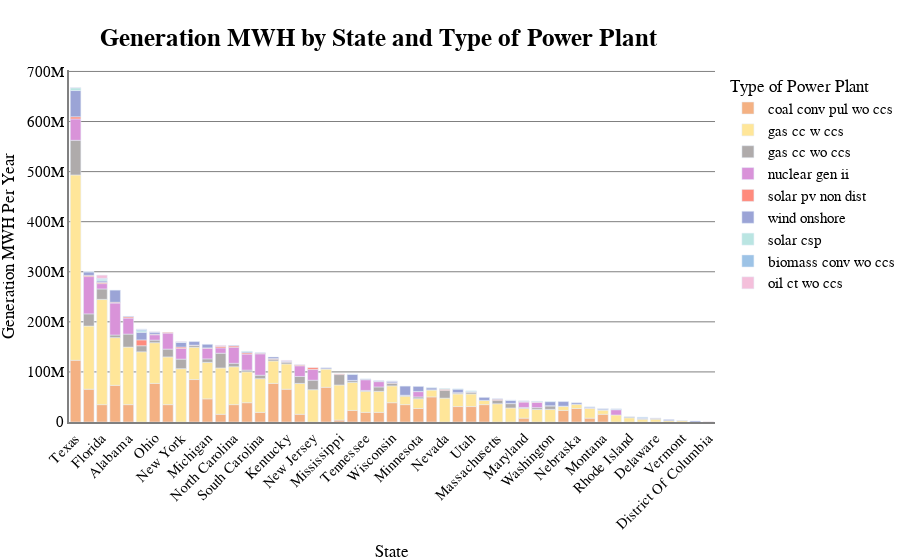

Notebook cell for this chart:
### Code cell
stackfig = px.bar(sum_df, x="region_name", 
             y="generation_mwh_per_year", 
             color="tech_name",
            labels ={
                "tech_name": "Type of Power Plant",
                "y": "Amount", 
                "region_name":"State",
                "generation_mwh_per_year":"Generation MWH Per Year",
                 },
            color_discrete_map={"biomass conv wo ccs": "#9DC3E6", 
                                  "gas cc w ccs": "#FFE699",
                                  "gas cc wo ccs":"#AFABAB",
                                  "oil ct wo ccs":"#F4BFDB",
                                 "solar csp":"#BAE5E2",
                                  "solar pv non dist":"#FF8B7D",
                                  "wind onshore":"#9BA4D6",
                                 "biomass igcc wo ccs":"#C5E0B4",
                                 "coal conv pul wo ccs":"#F4B183",
                                 "nuclear gen iii":"#AB7BFF",
                                 "nuclear gen ii":"#D993D9"} 

)
stackfig.update_layout(
    title={
        'text': "<b>Generation MWH by State and Type of Power Plant</b>",
        'y':.95,
        'x':0.42,
        'xanchor': 'center',
        'yanchor': 'top',
},      
    
    title_font_size = 25,
    font = dict(
        family="Courier New",
        size=14.5,
        color="Black",
    ),
    height = 800,
    plot_bgcolor=graphcolor,
    paper_bgcolor=graphcolor,
    xaxis={'categoryorder':'total descending'},xaxis_tickangle=-45),

stackfig.update_layout(margin={"r":0,"t":20,"l":0,"b":0})
stackfig.update_layout(margin={"r":0,"t":70,"l":0,"b":0})
stackfig.update_yaxes(showgrid=True, gridwidth=1, gridcolor='gray')
stackfig.update_xaxes(showline=True, linewidth=2, linecolor='gray')
stackfig.update_yaxes(showline=True, linewidth=2, linecolor='gray')

### Figure 1 — Plotly figure (JSON) as saved in the notebook; plotly's stock layout.template omitted (floating-point values rounded to 4 significant figures)
{"data": [{"alignmentgroup": "True", "hovertemplate": "Type of Power Plant=coal conv pul wo ccs<br>State=%{x}<br>Generation MWH Per Year=%{y}<extra></extra>", "legendgroup": "coal conv pul wo ccs", "marker": {"color": "#F4B183", "pattern": {"shape": ""}}, "name": "coal conv pul wo ccs", "offsetgroup": "coal conv pul wo ccs", "orientation": "v", "showlegend": true, "textposition": "auto", "type": "bar", "x": ["Alabama", "Arizona", "Arkansas", "Colorado", "Florida", "Georgia", "Illinois", "Indiana", "Iowa", "Kansas", "Kentucky", "Louisiana", "Maryland", "Michigan", "Minnesota", "Mississippi", "Missouri", "Montana", "Nebraska", "New Mexico", "North Carolina", "North Dakota", "Ohio", "Oklahoma", "Pennsylvania", "South Carolina", "Tennessee", "Texas", "Utah", "Virginia", "West Virginia", "Wisconsin", "Wyoming"], "xaxis": "x", "y": [34673832, 38526480, 19263240, 30821184, 34673832, 34673832, 73200312, 84758256, 34673832, 23115888, 65495016, 15410592, 7705296, 46231776, 26968536, 3852648, 77052960, 15410592, 26968536, 7705296, 34673832, 34673832, 77052960, 23115888, 65495016, 19263240, 19263240, 123284736, 30821184, 15410592, 69347664, 38526480, 50084424], "yaxis": "y"}, {"alignmentgroup": "True", "hovertemplate": "Type of Power Plant=gas cc w ccs<br>State=%{x}<br>Generation MWH Per Year=%{y}<extra></extra>", "legendgroup": "gas cc w ccs", "marker": {"color": "#FFE699", "pattern": {"shape": ""}}, "name": "gas cc w ccs", "offsetgroup": "gas cc w ccs", "orientation": "v", "showlegend": true, "textposition": "auto", "type": "bar", "x": ["Alabama", "Arizona", "Arkansas", "California", "Colorado", "Connecticut", "Delaware", "Florida", "Georgia", "Idaho", "Illinois", "Indiana", "Iowa", "Kansas", "Kentucky", "Louisiana", "Maine", "Maryland", "Massachusetts", "Michigan", "Minnesota", "Mississippi", "Missouri", "Montana", "Nebraska", "Nevada", "New Hampshire", "New Jersey", "New Mexico", "New York", "North Carolina", "North Dakota", "Ohio", "Oklahoma", "Oregon", "Pennsylvania", "Rhode Island", "South Carolina", "Tennessee", "Texas", "Utah", "Vermont", "Virginia", "Washington", "West Virginia", "Wisconsin", "Wyoming"], "xaxis": "x", "y": [114931200, 61670400, 42048000, 140160000, 25228800, 25228800, 5606400, 210240000, 95308800, 2803200, 95308800, 64473600, 16819200, 8409600, 50457600, 92505600, 5606400, 19622400, 36441600, 72883200, 19622400, 70080000, 44851200, 8409600, 8409600, 47654400, 14016000, 64473600, 19622400, 106521600, 75686400, 8409600, 81292800, 56064000, 28032000, 126144000, 8409600, 67276800, 42048000, 370022400, 25228800, 2803200, 61670400, 25228800, 36441600, 33638400, 14016000], "yaxis": "y"}, {"alignmentgroup": "True", "hovertemplate": "Type of Power Plant=gas cc wo ccs<br>State=%{x}<br>Generation MWH Per Year=%{y}<extra></extra>", "legendgroup": "gas cc wo ccs", "marker": {"color": "#AFABAB", "pattern": {"shape": ""}}, "name": "gas cc wo ccs", "offsetgroup": "gas cc wo ccs", "orientation": "v", "showlegend": true, "textposition": "auto", "type": "bar", "x": ["Alabama", "Arizona", "Arkansas", "California", "Colorado", "Connecticut", "Delaware", "Florida", "Georgia", "Illinois", "Indiana", "Iowa", "Kentucky", "Louisiana", "Maine", "Maryland", "Massachusetts", "Michigan", "Minnesota", "Mississippi", "Missouri", "Nevada", "New Jersey", "New York", "North Carolina", "Ohio", "Oklahoma", "Oregon", "Pennsylvania", "Rhode Island", "South Carolina", "Tennessee", "Texas", "Utah", "Virginia", "Washington", "Wisconsin"], "xaxis": "x", "y": [25964640, 3461952, 8654880, 12116832, 1730976, 3461952, 1730976, 20771712, 15578784, 5192928, 3461952, 1730976, 3461952, 29426592, 1730976, 1730976, 6923904, 6923904, 3461952, 20771712, 3461952, 15578784, 19040736, 19040736, 6923904, 5192928, 3461952, 8654880, 24233664, 1730976, 6923904, 1730976, 69239040, 3461952, 13847808, 6923904, 5192928], "yaxis": "y"}, {"alignmentgroup": "True", "hovertemplate": "Type of Power Plant=nuclear gen ii<br>State=%{x}<br>Generation MWH Per Year=%{y}<extra></extra>", "legendgroup": "nuclear gen ii", "marker": {"color": "#D993D9", "pattern": {"shape": ""}}, "name": "nuclear gen ii", "offsetgroup": "nuclear gen ii", "orientation": "v", "showlegend": true, "textposition": "auto", "type": "bar", "x": ["Alabama", "Arizona", "Arkansas", "Connecticut", "Florida", "Georgia", "Illinois", "Louisiana", "Maryland", "Michigan", "Minnesota", "New Hampshire", "New Jersey", "New York", "North Carolina", "Ohio", "Pennsylvania", "South Carolina", "Tennessee", "Texas", "Virginia"], "xaxis": "x", "y": [31930200, 31930200, 10643400, 10643400, 10643400, 31930200, 63860400, 10643400, 10643400, 21286800, 10643400, 10643400, 21286800, 21286800, 31930200, 10643400, 74503800, 42573600, 21286800, 42573600, 21286800], "yaxis": "y"}, {"alignmentgroup": "True", "hovertemplate": "Type of Power Plant=solar pv non dist<br>State=%{x}<br>Generation MWH Per Year=%{y}<extra></extra>", "legendgroup": "solar pv non dist", "marker": {"color": "#FF8B7D", "pattern": {"shape": ""}}, "name": "solar pv non dist", "offsetgroup": "solar pv non dist", "orientation": "v", "showlegend": true, "textposition": "auto", "type": "bar", "x": ["Alabama", "Arizona", "Arkansas", "California", "Colorado", "Connecticut", "Delaware", "District Of Columbia", "Florida", "Georgia", "Illinois", "Indiana", "Iowa", "Kansas", "Kentucky", "Louisiana", "Maine", "Maryland", "Massachusetts", "Michigan", "Minnesota", "Mississippi", "Missouri", "Montana", "Nevada", "New Hampshire", "New Jersey", "New Mexico", "New York", "North Carolina", "Ohio", "Oklahoma", "Oregon", "Pennsylvania", "Rhode Island", "South Carolina", "Tennessee", "Texas", "Utah", "Vermont", "Virginia", "Washington", "West Virginia", "Wisconsin", "Wyoming"], "xaxis": "x", "y": [2395000.0, 2535000.0, 704300.0, 11690000.0, 845200.0, 563400.0, 281700.0, 281700.0, 2395000.0, 1409000.0, 1549000.0, 845200.0, 281700.0, 140900.0, 986000.0, 3099000.0, 140900.0, 1127000.0, 1972000.0, 704300.0, 281700.0, 1268000.0, 1409000.0, 281700.0, 2113000.0, 140900.0, 3662000.0, 422600.0, 2817000.0, 2676000.0, 1127000.0, 422600.0, 422600.0, 2395000.0, 140900.0, 1268000.0, 704300.0, 4367000.0, 563400.0, 140900.0, 1549000.0, 422600.0, 422600.0, 986000.0, 140900.0], "yaxis": "y"}, {"alignmentgroup": "True", "hovertemplate": "Type of Power Plant=wind onshore<br>State=%{x}<br>Generation MWH Per Year=%{y}<extra></extra>", "legendgroup": "wind onshore", "marker": {"color": "#9BA4D6", "pattern": {"shape": ""}}, "name": "wind onshore", "offsetgroup": "wind onshore", "orientation": "v", "showlegend": true, "textposition": "auto", "type": "bar", "x": ["Alabama", "Arizona", "Arkansas", "California", "Colorado", "Connecticut", "Florida", "Idaho", "Illinois", "Indiana", "Iowa", "Kansas", "Kentucky", "Maine", "Maryland", "Massachusetts", "Michigan", "Minnesota", "Missouri", "Montana", "Nebraska", "New Hampshire", "New Mexico", "New York", "North Carolina", "North Dakota", "Ohio", "Oklahoma", "Oregon", "Pennsylvania", "South Carolina", "South Dakota", "Tennessee", "Texas", "Utah", "Washington", "West Virginia", "Wisconsin", "Wyoming"], "xaxis": "x", "y": [1007000.0, 2014000.0, 1007000.0, 15110000.0, 7049000.0, 1007000.0, 3021000.0, 2014000.0, 24170000.0, 7049000.0, 18130000.0, 9063000.0, 1007000.0, 1007000.0, 1007000.0, 1007000.0, 7049000.0, 10070000.0, 3021000.0, 2014000.0, 3021000.0, 1007000.0, 2014000.0, 9063000.0, 1007000.0, 6042000.0, 4028000.0, 12080000.0, 6042000.0, 7049000.0, 1007000.0, 2014000.0, 1007000.0, 52370000.0, 1007000.0, 8056000.0, 2014000.0, 3021000.0, 4028000.0], "yaxis": "y"}, {"alignmentgroup": "True", "hovertemplate": "Type of Power Plant=solar csp<br>State=%{x}<br>Generation MWH Per Year=%{y}<extra></extra>", "legendgroup": "solar csp", "marker": {"color": "#BAE5E2", "pattern": {"shape": ""}}, "name": "solar csp", "offsetgroup": "solar csp", "orientation": "v", "showlegend": true, "textposition": "auto", "type": "bar", "x": ["Arizona", "California", "Colorado", "Florida", "Montana", "Nevada", "New Mexico", "Oklahoma", "Oregon", "Texas", "Utah", "Washington", "Wyoming"], "xaxis": "x", "y": [1177000.0, 3140000.0, 392400.0, 3532000.0, 392400.0, 1570000.0, 392400.0, 392400.0, 392400.0, 5494000.0, 1177000.0, 392400.0, 392400.0], "yaxis": "y"}, {"alignmentgroup": "True", "hovertemplate": "Type of Power Plant=biomass conv wo ccs<br>State=%{x}<br>Generation MWH Per Year=%{y}<extra></extra>", "legendgroup": "biomass conv wo ccs", "marker": {"color": "#9DC3E6", "pattern": {"shape": ""}}, "name": "biomass conv wo ccs", "offsetgroup": "biomass conv wo ccs", "orientation": "v", "showlegend": true, "textposition": "auto", "type": "bar", "x": ["California", "Connecticut", "Florida", "Maine", "New Hampshire", "New York", "Pennsylvania"], "xaxis": "x", "y": [2804000.0, 400500.0, 1602000.0, 1202000.0, 400500.0, 801000.0, 400500.0], "yaxis": "y"}, {"alignmentgroup": "True", "hovertemplate": "Type of Power Plant=oil ct wo ccs<br>State=%{x}<br>Generation MWH Per Year=%{y}<extra></extra>", "legendgroup": "oil ct wo ccs", "marker": {"color": "#F4BFDB", "pattern": {"shape": ""}}, "name": "oil ct wo ccs", "offsetgroup": "oil ct wo ccs", "orientation": "v", "showlegend": true, "textposition": "auto", "type": "bar", "x": ["California", "Florida", "Kentucky", "Louisiana", "Maryland", "Montana", "New York", "Ohio", "Pennsylvania", "Texas", "Virginia", "Wisconsin"], "xaxis": "x", "y": [399456, 6391296, 1597824, 1997280, 399456, 399456, 1198368, 798912, 399456, 399456, 798912, 399456], "yaxis": "y"}], "layout": {"autosize": true, "barmode": "relative", "font": {"color": "Black", "family": "Courier New", "size": 14.5}, "legend": {"title": {"text": "Type of Power Plant"}, "tracegroupgap": 0}, "margin": {"b": 0, "l": 0, "r": 0, "t": 70}, "paper_bgcolor": "#FFFFFF", "plot_bgcolor": "#FFFFFF", "title": {"font": {"size": 25}, "text": "<b>Generation MWH by State and Type of Power Plant</b>", "x": 0.42, "xanchor": "center", "y": 0.95, "yanchor": "top"}, "xaxis": {"anchor": "y", "autorange": true, "categoryorder": "total descending", "domain": [0, 1], "linecolor": "gray", "linewidth": 2, "range": [-0.5, 48.5], "showline": true, "tickangle": -45, "title": {"text": "State"}, "type": "category"}, "yaxis": {"anchor": "x", "autorange": true, "domain": [0, 1], "gridcolor": "gray", "gridwidth": 1, "linecolor": "gray", "linewidth": 2, "range": [0, 702900000.0], "showgrid": true, "showline": true, "title": {"text": "Generation MWH Per Year"}, "type": "linear"}}}
